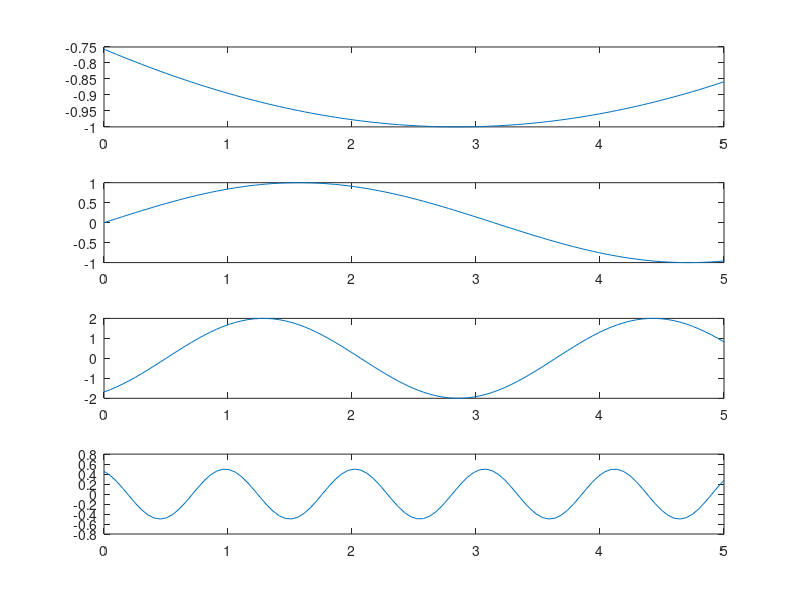
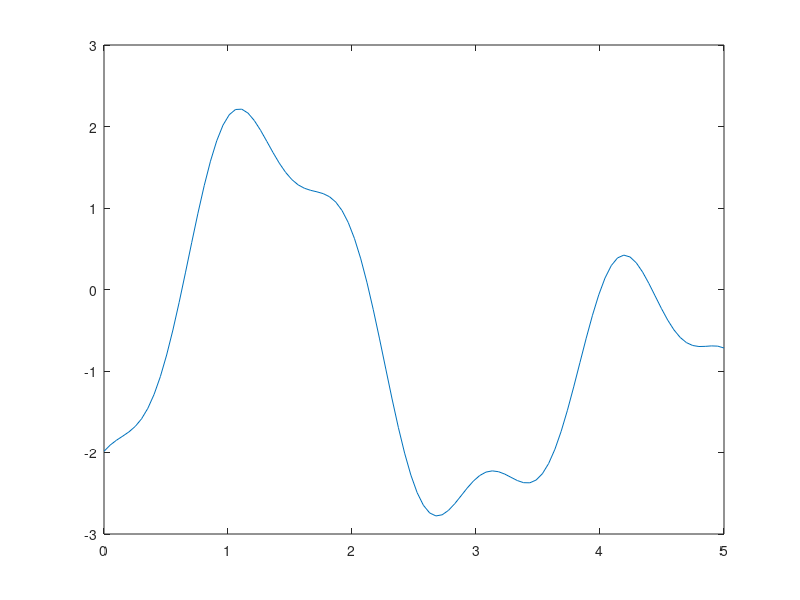

Here is the MATLAB script that generated these plots, in order:

x = linspace(0,5,100);

f1 = sin(x);
f2 = 2*sin(2*x-1);
f3 = sin(x/4+4);
f4 = 0.5*sin(6*x+2);

f = f1+f2+f3+f4;
subplot(4,1,1)
plot(x,f3)
subplot(4,1,2)
plot(x,f1)
subplot(4,1,3)
plot(x,f2)
subplot(4,1,4)
plot(x,f4)
figure
plot(x,f)